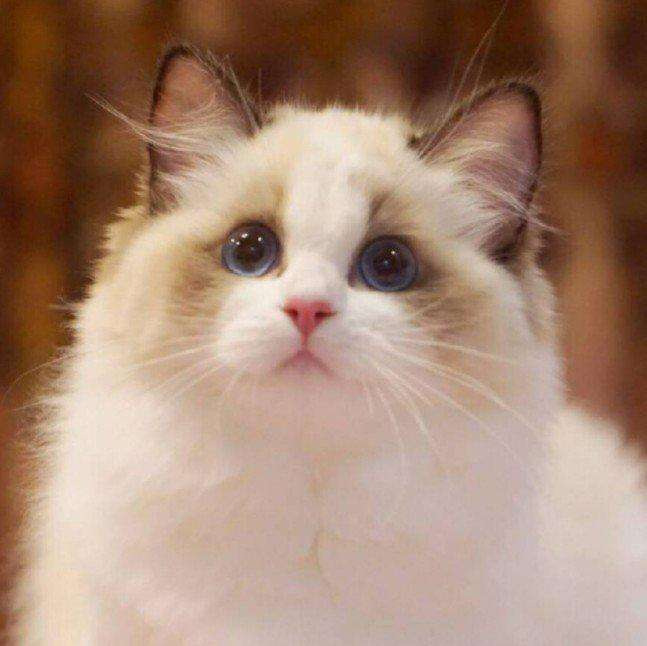
#> input picture OpenCV/cat.jpg, 647 x 646 px
$ python '阈值与平滑处理.py'
#> lines starting #> are read from the running program, lines starting #| are printed output that depends on the picture; after the words box and inside, x2 and y2 are one past the last pixel; in counts of white or black regions, pixels touching at a corner belong together
import cv2
import matplotlib.pyplot as plt

def init():
    '''
    ret, dst = cv2.threshold(src,thresh,maxval,type)
    src: 输入图，只能输入单通道图像，通常来说是灰度图
    dst: 输出图
    thresh: 阈值
    maxval: 当像素超过了阈值或者小于阈值，根据type来决定，所赋予的值
    type: 二值化操作的类型
    cv2.THRESH_BINARY 超过阈值部分去maxval(最大值),否则取0
    cv2.THRESH_BINARY_INV THRESH_BINARY的反转
    cv2.THRESH_TRUNC 大于阈值的部分设为阈值，否则不变
    cv2.THRESH_TOZERO 大于阈值部分不改变，否则设为0
    cv2.THRESH_TOZERO_INV cv2.THRESH_TOZERO的反转
    '''


    img = cv2.imread('cat.jpg')
#> img is the input picture: shape (646, 647, 3); mean B, G, R 116, 134.9, 166.3
    img_gray = cv2.imread('cat.jpg',cv2.IMREAD_GRAYSCALE)
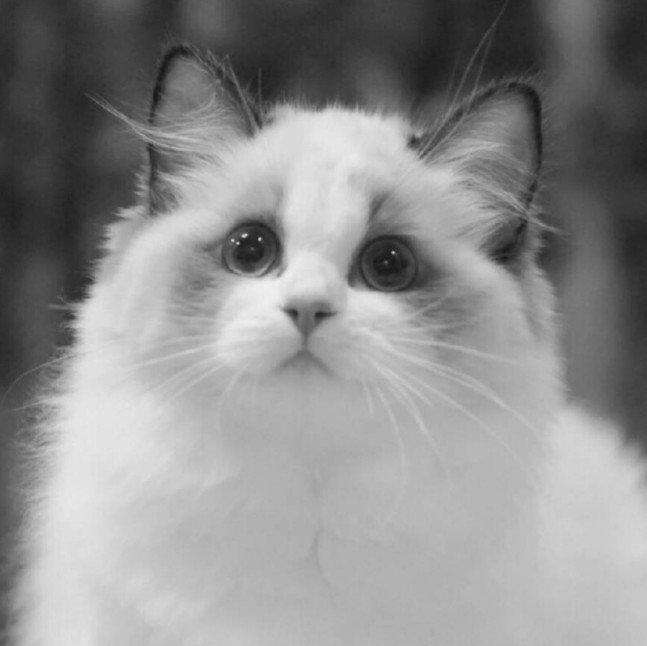
#> img_gray: shape (646, 647); min 13, max 248, mean 142.1
    ret, thresh1 = cv2.threshold(img_gray,127,255,cv2.THRESH_BINARY)
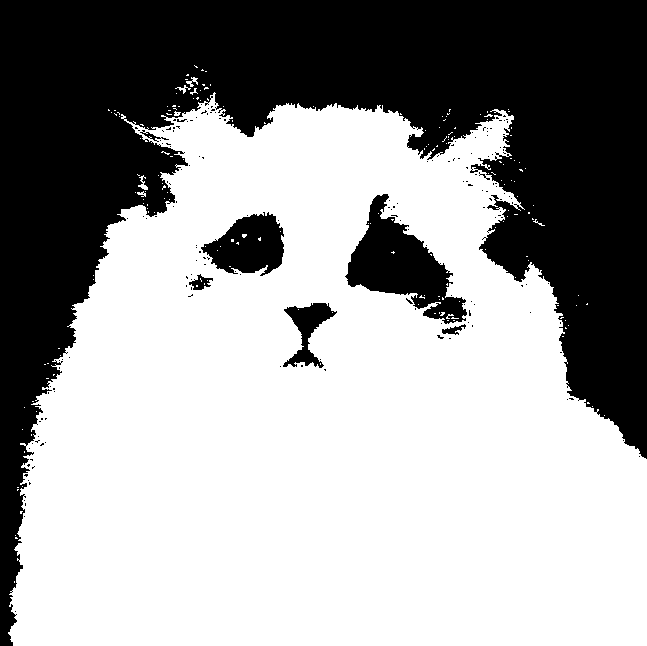
#> thresh1: shape (646, 647); 61.5% white; 175 black regions (167 under 20 px), largest, box (x1, y1, x2, y2) and area: (0, 0, 647, 646) 148393, (345, 194, 467, 324) 6746, (201, 212, 284, 276) 3405
    ret, thresh2 = cv2.threshold(img_gray, 127, 255, cv2.THRESH_BINARY_INV)
    ret, thresh3 = cv2.threshold(img_gray, 127, 255, cv2.THRESH_TRUNC)
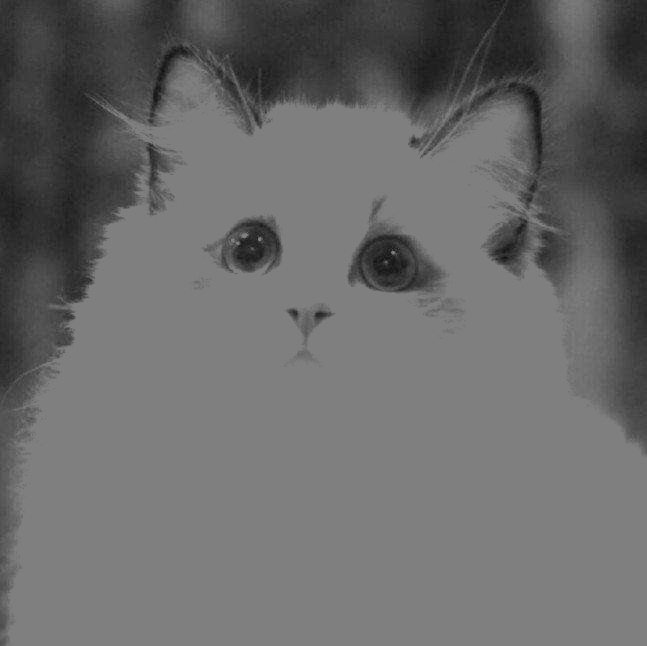
#> thresh3: shape (646, 647); min 13, max 127, mean 105.5
    ret, thresh4 = cv2.threshold(img_gray, 127, 255, cv2.THRESH_TOZERO)
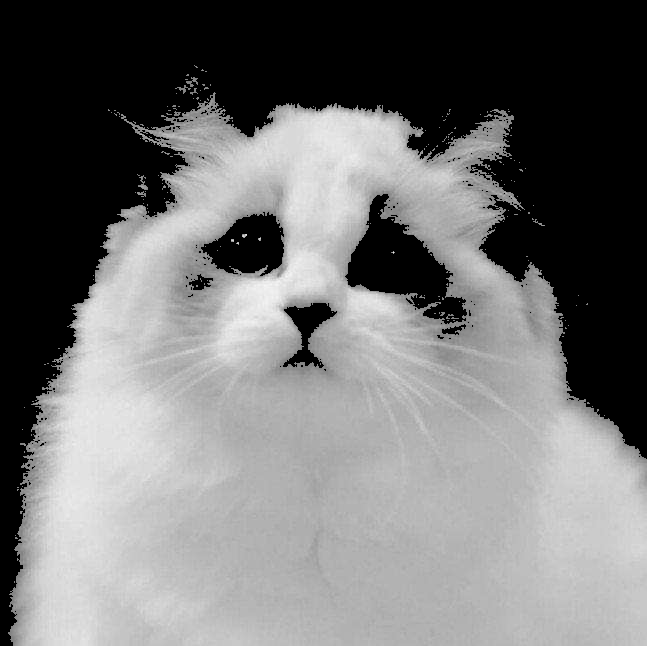
#> thresh4: shape (646, 647); min 0, max 248, mean 114.8
    ret, thresh5 = cv2.threshold(img_gray, 127, 255, cv2.THRESH_TOZERO_INV)
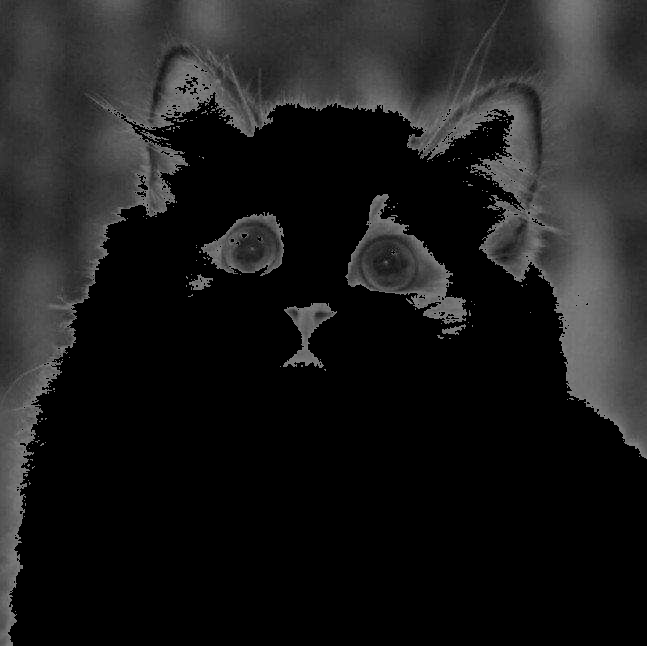
#> thresh5: shape (646, 647); min 0, max 127, mean 27.4
    titles = ['Original Image','BINARY','BINARY_INV','TRUNC','TOZERO','TOZERO_INV']
    images = [img,thresh1,thresh2,thresh3,thresh4,thresh5]

    for i in range(6):
        plt.subplot(2,3,i+1), plt.imshow(images[i],'gray')
        plt.title(titles[i])
        plt.xticks([]), plt.yticks([])
    plt.show()
#> figure, not shown here; B, G, R data is drawn as R, G, B


'''
图像显示，可以创建多个窗口
@name : 自定义的窗口名字
@img : openvc读取的图片对象
'''
def cv_show(name,img):
    cv2.imshow(name,img)
    #图片展示的时间(ms)，0代表无限期
    cv2.waitKey(0)
    #销毁所有图片展示窗口
    cv2.destroyAllWindows()

if __name__ == '__main__':
    init()
